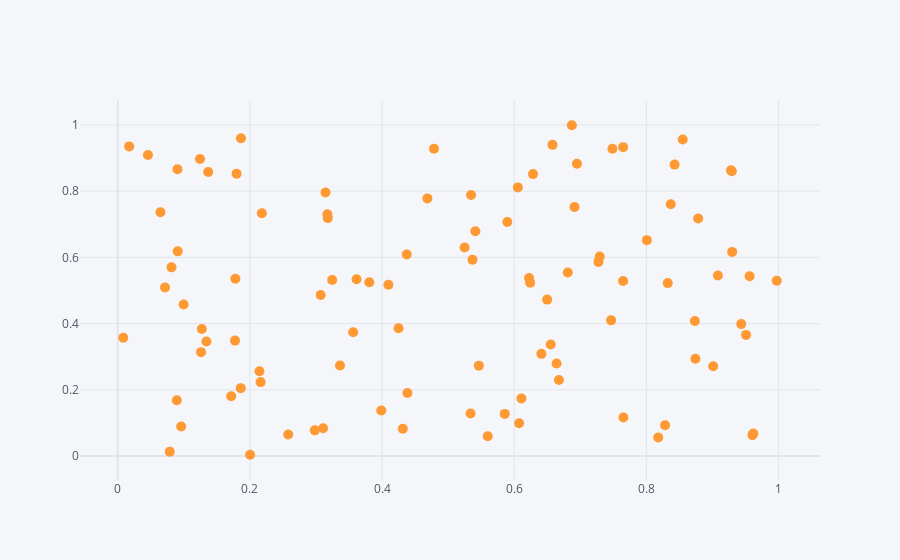

The cell this chart's notebook holds for it:
### Code cell
df.iplot(kind='scatter',
         x='A',
         y='B',
         mode='markers',
         size = 10)
